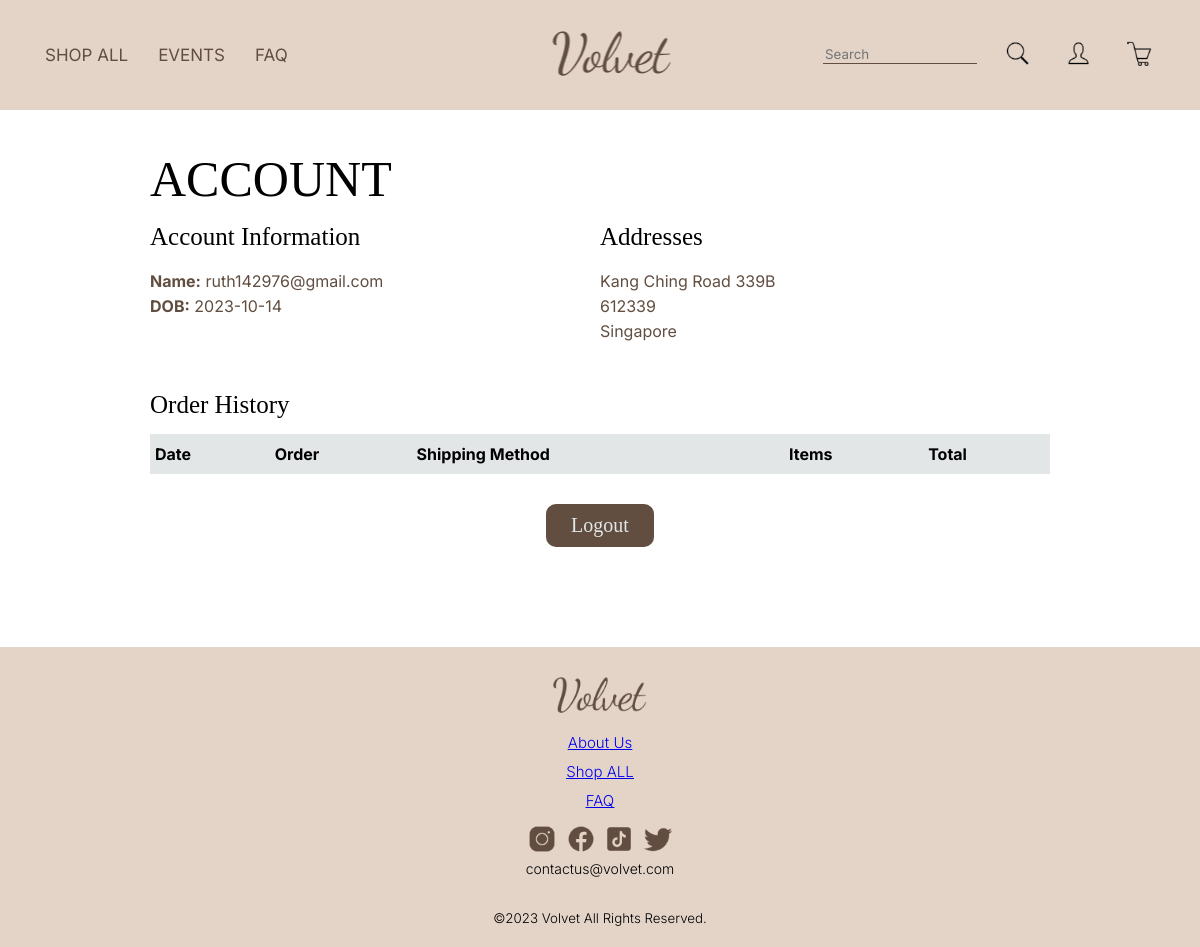
The app's page /profile.php (signed in) with its own data.
### tables this page shows
CREATE TABLE `users` (
  `id` int(10) UNSIGNED NOT NULL,
  `password` varchar(255) NOT NULL,
  `email` varchar(255) NOT NULL,
  `dob` date DEFAULT NULL
);

CREATE TABLE `address` (
  `address_id` int(11) NOT NULL,
  `user_email` varchar(255) NOT NULL,
  `address_1` varchar(255) DEFAULT NULL,
  `address_2` varchar(255) DEFAULT NULL,
  `state` varchar(255) DEFAULT NULL,
  `postal` int(11) DEFAULT NULL,
  `delivery_method` varchar(255) DEFAULT NULL
);

### html/profile.php (the view, shortened to what this page needs)
<?php
require 'connection.php';
$user_email = $_SESSION['user_email'];
$sql = "SELECT email, dob FROM users WHERE email = '$user_email'";
$result = $conn->query($sql);
if ($result->num_rows > 0) {
    $userData = $result->fetch_assoc();
} else {
    die("User not found");
}
$addressQuery = "SELECT * FROM address WHERE user_email = '$user_email'";
$addressResult = $conn -> query($addressQuery);
$addressRow = $addressResult->fetch_assoc();
?>
<!DOCTYPE html>
<html lang="en">
<head>
    <link rel="stylesheet" type="text/css" href="../css/style.css" />
</head>
<body>
    <div class="navigation">
        <nav>
            <ul>
                <li><a href="product.php">SHOP ALL</a></li>
                <li><a href="events.php">EVENTS</a></li>
                <li><a href="faq.php">FAQ</a></li>
            </ul>
        </nav>
        <a class="nav-logo" href="index.php"><img  src="../images/Volvet.png"></a>
        <div class="right-nav">
        <div class="search-bar">
            <form action="search.php" method="get" id="searchForm" class="search-form">
                <input type="text" name="query" id="searchInput" placeholder="Search">
                <button type="submit" id="searchButton" disabled><img src="../images/icon_search.png"></button>
            </form>
            </div>
            <a href="profile.php"><img src="../images/icon_profile.png"></a>
            <a href="cart.php"><img src="../images/icon_cart.png"></a>
        </div>
    </div>
    <div class="profile-account">
        <h1>ACCOUNT</h1>
        <div class="profile-top">
            <div class="profile-account-info">
                <h3>Account Information</h3>
                <p><b>Name:</b> <?php echo $userData['email']; ?></p>
                <p><b>DOB:</b> <?php echo $userData['dob']; ?></p>
            </div>
            <div class="profile-address">
                <h3>Addresses</h3>
                <?php
                    if ($addressResult->num_rows > 0){
                ?>
                    <p id="address_1"><?php echo $addressRow['address_1']?></p>
                    <p id="postal"><?php echo $addressRow['postal']?></p>
                    <p id="state"><?php echo $addressRow['state']?></p>
                <?php
                } else {
                ?>
                    <p><?php echo "Address not found"; ?></p>
                <?php
                }
                ?>
            </div>
        </div>
        <div class="profile-order-history">
            <h3>Order History</h3>
        <table class="profile-order-table">
            <thead>
              <tr>
                <th>Date</th>
                <th>Order</th>
                <th>Shipping Method</th>
                <th>Items</th>
                <th>Total</th>
              </tr>
            </thead>
          </table>
          <form action="logout.php" class="profile-logout" method="post">
            <input class="logout-button" type="submit" value="Logout">
          </form>
        </div>
    </div>
    <div class="footer">
        <img src="../images/Volvet.png" class="footer-logo">
        <ul>
            <li><a href="aboutus.php">About Us</a><br></li>
            <li><a href="product.php">Shop ALL</a><br></li>
            <li><a href="faq.php">FAQ</a><br></li>
        </ul>
        <div class="footer-social">
            <img src="../images/icon_instagram.png">
            <img src="../images/icon_facebook.png">
            <img src="../images/icon_tiktok.png">
            <img src="../images/icon_twitter.png">
        </div>
        <p class="footer-email">contactus@volvet.com</p>
        <p> <small>©2023 Volvet All Rights Reserved.</small> </p>
    </div>
</body>
</html>

### css/style.css (style rules this page uses)
:root { --darkbrown : #614E41; --middlebrown : #D0B49F; --lightbrown : #E4D4C8; --whitegrey : #E2E6E7; }
body { margin: 0px; width: 100vw; }
.navigation { background-color: var(--lightbrown); height: 110px; display: flex; align-items: center; padding: 0px 30px; font-family: 'Inter'; width: 100%; box-sizing: border-box; }
.navigation ul { margin: 0px; padding: 0px; display: flex; list-style: none; }
.navigation ul li { padding: 0px 15px; font-size: 17px; }
.navigation a { text-decoration: none; color: var(--darkbrown); }
.nav-logo { max-width: 95px; position: absolute; left: 50%; transform: translateX(-50%); }
.right-nav { display: flex; margin-left: auto; align-items: center; justify-content: space-between; }
.right-nav img { padding: 0px 18px; width: 25px; cursor: pointer; }
#searchInput { width: 150px; border: none; border-bottom: 1px solid var(--darkbrown); background-color: var(--lightbrown); }
.search-bar { display: flex; align-items: center; }
#searchForm { display: flex; align-items: center; border: none; margin: 0; padding: 0; background: none; }
#searchInput { border: none; border-bottom: solid 1px var(--darkbrown); width: 150px; outline: none; width: 150px; margin-right: 10px; }
#searchButton { cursor: pointer; border: none; background: none; padding: 0; }
#searchButton img { width: 25px; }
h1 { font-family: 'Cormorant Garamond'; font-weight: 200; font-size: 50px; width: 100%; margin: 0; }
h3 { font-family: 'Cormorant Garamond'; font-size: 30px; font-weight: 400; padding: 0; margin: 0; }
.subscribe-right h4, p, form { margin: 5px 0px; }
.footer { background-color: var(--lightbrown); width: 100vw; height: 300px; display: flex; flex-direction: column; align-items: center; font-family: 'Inter'; font-weight: 300; }
.footer-logo { padding: 30px 0px 15px 0px; max-width: 95px; }
.footer ul { padding: 0px 70px; margin: 0px 0px 10px 0px; }
.footer ul li { padding: 5px 0px; margin: 0px; font-size: 15px; text-decoration: underline; list-style: none; text-align: center; }
.footer-social img { width: 28px; padding: 0px 3px; }
.footer-email { font-size: 14px; padding: 3px 0px 25px 0px; margin: 0; }
h1 { font-weight: 200; font-size: 50px; width: 50%; margin: 0; }
.profile-account { padding: 40px 150px; }
.profile-top { display: flex; }
.profile-account-info, .profile-address { flex: 1; }
.profile-account h3 { font-size: 25px; padding: 15px 0px; font-family: 'Cormorant Garmont'; }
.profile-account p { font-family: 'Inter'; color: var(--darkbrown); }
.profile-order-history { padding-top: 30px; padding-bottom: 30px; }
.profile-order-table { width: 100%; border-collapse: collapse; }
.profile-order-table th { text-align: left; padding: 10px 5px; background-color: var(--whitegrey); font-family: 'Inter'; font-weight: bold; }
.profile-logout { width: 100%; display: flex; align-items: center; justify-content: center; padding: 20px 0px; }
.logout-button { background-color: var(--darkbrown); color: var(--whitegrey); padding: 10px 25px; border: none; border-radius: 10px; cursor: pointer; margin: 5px; font-family: 'Cormorant Garmont'; font-size: 20px; }
input::placeholder { font-family:'Inter'; }

### records on screen
users: email "ruth142976@gmail.com", dob "2023-10-14"
address: address_1 "Kang Ching Road 339B", postal "612339", state "Singapore"
